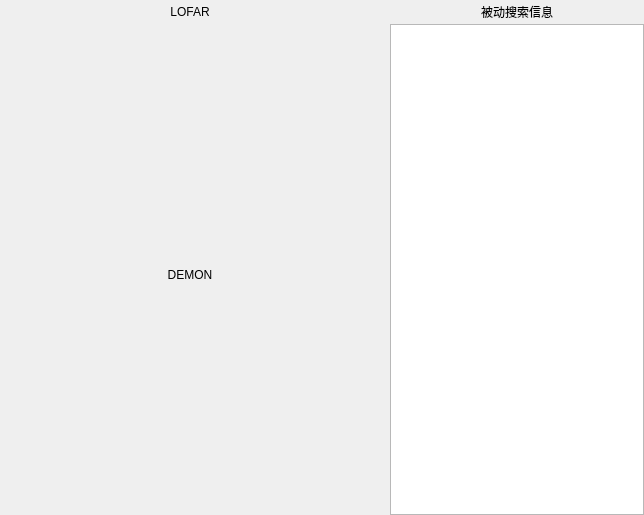
<?xml version="1.0" encoding="UTF-8"?>
<ui version="4.0">
 <class>X31ScPassiveForm</class>
 <widget class="QWidget" name="X31ScPassiveForm">
  <property name="geometry">
   <rect>
    <x>0</x>
    <y>0</y>
    <width>644</width>
    <height>515</height>
   </rect>
  </property>
  <property name="windowTitle">
   <string>Form</string>
  </property>
  <layout class="QHBoxLayout" name="horizontalLayout" stretch="3,2">
   <property name="spacing">
    <number>10</number>
   </property>
   <property name="leftMargin">
    <number>0</number>
   </property>
   <property name="topMargin">
    <number>0</number>
   </property>
   <property name="rightMargin">
    <number>0</number>
   </property>
   <property name="bottomMargin">
    <number>0</number>
   </property>
   <item>
    <layout class="QVBoxLayout" name="verticalLayout_4">
     <item>
      <layout class="QVBoxLayout" name="verticalLayout_2">
       <property name="spacing">
        <number>0</number>
       </property>
       <item>
        <widget class="QLabel" name="label">
         <property name="minimumSize">
          <size>
           <width>0</width>
           <height>24</height>
          </size>
         </property>
         <property name="maximumSize">
          <size>
           <width>16777215</width>
           <height>24</height>
          </size>
         </property>
         <property name="styleSheet">
          <string notr="true">border-image:none;</string>
         </property>
         <property name="text">
          <string>LOFAR</string>
         </property>
         <property name="alignment">
          <set>Qt::AlignCenter</set>
         </property>
        </widget>
       </item>
       <item>
        <widget class="MpColorPlot" name="lofarPlot" native="true"/>
       </item>
      </layout>
     </item>
     <item>
      <layout class="QVBoxLayout" name="verticalLayout_3">
       <property name="spacing">
        <number>0</number>
       </property>
       <item>
        <widget class="QLabel" name="label_2">
         <property name="minimumSize">
          <size>
           <width>0</width>
           <height>24</height>
          </size>
         </property>
         <property name="maximumSize">
          <size>
           <width>16777215</width>
           <height>24</height>
          </size>
         </property>
         <property name="styleSheet">
          <string notr="true">border-image:none;</string>
         </property>
         <property name="text">
          <string>DEMON</string>
         </property>
         <property name="alignment">
          <set>Qt::AlignCenter</set>
         </property>
        </widget>
       </item>
       <item>
        <widget class="MpColorPlot" name="demonPlot" native="true"/>
       </item>
      </layout>
     </item>
    </layout>
   </item>
   <item>
    <layout class="QVBoxLayout" name="verticalLayout">
     <property name="spacing">
      <number>0</number>
     </property>
     <item>
      <widget class="QLabel" name="label_3">
       <property name="minimumSize">
        <size>
         <width>0</width>
         <height>24</height>
        </size>
       </property>
       <property name="maximumSize">
        <size>
         <width>16777215</width>
         <height>24</height>
        </size>
       </property>
       <property name="styleSheet">
        <string notr="true">border-image:none;</string>
       </property>
       <property name="text">
        <string>被动搜索信息</string>
       </property>
       <property name="alignment">
        <set>Qt::AlignCenter</set>
       </property>
      </widget>
     </item>
     <item>
      <widget class="QTextBrowser" name="tbPaSearch"/>
     </item>
    </layout>
   </item>
  </layout>
 </widget>
 <customwidgets>
  <customwidget>
   <class>MpColorPlot</class>
   <extends>QWidget</extends>
   <header>mpcolorplot.h</header>
   <container>1</container>
  </customwidget>
 </customwidgets>
 <resources/>
 <connections/>
</ui>
